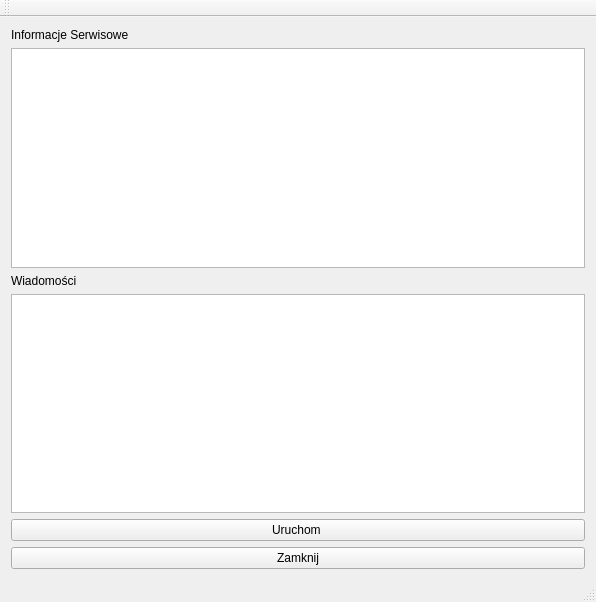
<?xml version="1.0" encoding="UTF-8"?>
<ui version="4.0">
 <class>MainWindow</class>
 <widget class="QMainWindow" name="MainWindow">
  <property name="geometry">
   <rect>
    <x>0</x>
    <y>0</y>
    <width>596</width>
    <height>602</height>
   </rect>
  </property>
  <property name="windowTitle">
   <string>MainWindow</string>
  </property>
  <widget class="QWidget" name="centralWidget">
   <layout class="QVBoxLayout" name="verticalLayout">
    <item>
     <widget class="QLabel" name="label_2">
      <property name="text">
       <string>Informacje Serwisowe</string>
      </property>
     </widget>
    </item>
    <item>
     <widget class="QTextBrowser" name="textBrowser_2"/>
    </item>
    <item>
     <widget class="QLabel" name="label">
      <property name="text">
       <string>Wiadomości</string>
      </property>
     </widget>
    </item>
    <item>
     <widget class="QTextBrowser" name="textBrowser"/>
    </item>
    <item>
     <widget class="QPushButton" name="pushButton">
      <property name="text">
       <string>Uruchom </string>
      </property>
     </widget>
    </item>
    <item>
     <widget class="QPushButton" name="pushButton_2">
      <property name="text">
       <string>Zamknij</string>
      </property>
     </widget>
    </item>
   </layout>
  </widget>
  <widget class="QMenuBar" name="menuBar">
   <property name="geometry">
    <rect>
     <x>0</x>
     <y>0</y>
     <width>596</width>
     <height>22</height>
    </rect>
   </property>
  </widget>
  <widget class="QToolBar" name="mainToolBar">
   <attribute name="toolBarArea">
    <enum>TopToolBarArea</enum>
   </attribute>
   <attribute name="toolBarBreak">
    <bool>false</bool>
   </attribute>
  </widget>
  <widget class="QStatusBar" name="statusBar"/>
 </widget>
 <layoutdefault spacing="6" margin="11"/>
 <resources/>
 <connections/>
</ui>
